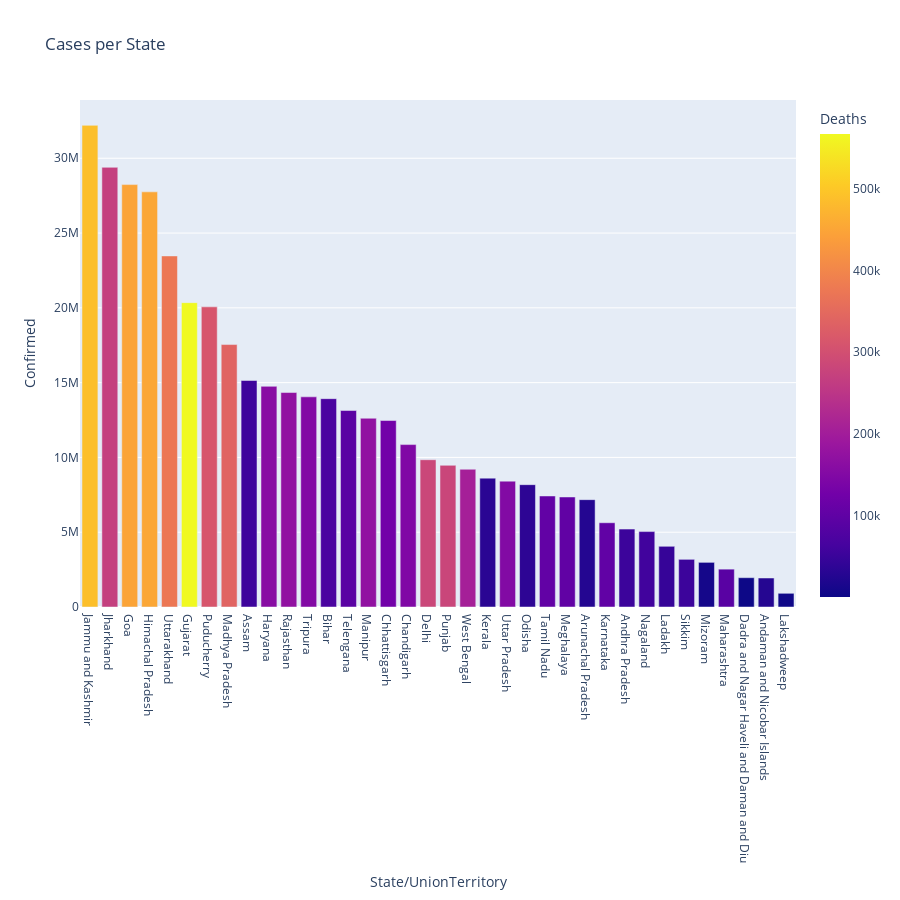

Write notebook code for a chart like this one.
### Code cell
fig = px.bar(State_Total, x='State/UnionTerritory', y='Confirmed', height=900, color='Deaths', title='Cases per State')
fig.show()

### Figure 1 — Plotly figure (JSON) as saved in the notebook; plotly's stock layout.template omitted (floating-point values rounded to 4 significant figures)
{"data": [{"alignmentgroup": "True", "hovertemplate": "State/UnionTerritory=%{x}<br>Confirmed=%{y}<br>Deaths=%{marker.color}<extra></extra>", "legendgroup": "", "marker": {"color": [487704, 269277, 447801, 452518, 375160, 566701, 312155, 338597, 55495, 160361, 172551, 150342, 69729, 92547, 173056, 126681, 147694, 283790, 281452, 206187, 32705, 151247, 36116, 103791, 101950, 26799, 102516, 52985, 58460, 45804, 53150, 9791, 91694, 1022, 27136, 3908], "coloraxis": "coloraxis", "pattern": {"shape": ""}}, "name": "", "offsetgroup": "", "orientation": "v", "showlegend": false, "textposition": "auto", "type": "bar", "x": ["Jammu and Kashmir", "Jharkhand", "Goa", "Himachal Pradesh", "Uttarakhand", "Gujarat", "Puducherry", "Madhya Pradesh", "Assam", "Haryana", "Rajasthan", "Tripura", "Bihar", "Telengana", "Manipur", "Chhattisgarh", "Chandigarh", "Delhi", "Punjab", "West Bengal", "Kerala", "Uttar Pradesh", "Odisha", "Tamil Nadu", "Meghalaya", "Arunachal Pradesh", "Karnataka", "Andhra Pradesh", "Nagaland", "Ladakh", "Sikkim", "Mizoram", "Maharashtra", "Dadra and Nagar Haveli and Daman and Diu", "Andaman and Nicobar Islands", "Lakshadweep"], "xaxis": "x", "y": [32199832, 29393674, 28240159, 27753121, 23470176, 20347197, 20065891, 17544637, 15142825, 14751657, 14338728, 14050250, 13927240, 13135395, 12617943, 12466431, 10858627, 9845140, 9470245, 9208711, 8615148, 8413936, 8178578, 7421737, 7355969, 7176907, 5633214, 5208810, 5041742, 4054293, 3186799, 2984732, 2530111, 1959356, 1938498, 915784], "yaxis": "y"}], "layout": {"barmode": "relative", "coloraxis": {"colorbar": {"title": {"text": "Deaths"}}, "colorscale": [[0, "#0d0887"], [0.1111, "#46039f"], [0.2222, "#7201a8"], [0.3333, "#9c179e"], [0.4444, "#bd3786"], [0.5556, "#d8576b"], [0.6667, "#ed7953"], [0.7778, "#fb9f3a"], [0.8889, "#fdca26"], [1, "#f0f921"]]}, "height": 900, "legend": {"tracegroupgap": 0}, "title": {"text": "Cases per State"}, "xaxis": {"anchor": "y", "domain": [0, 1], "title": {"text": "State/UnionTerritory"}}, "yaxis": {"anchor": "x", "domain": [0, 1], "title": {"text": "Confirmed"}}}}
